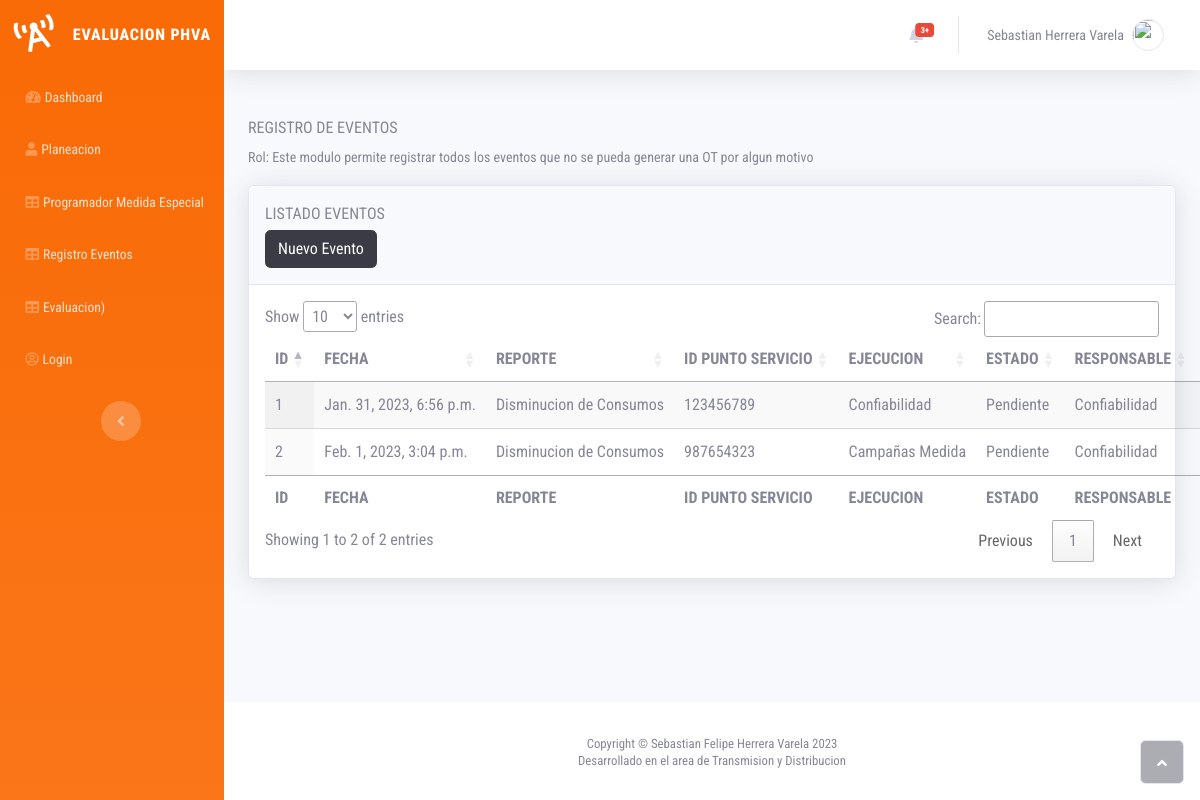
/eventos, run on the app's committed database.
### planeacion/models.py (models this page shows, shortened)
class Backlog(models.Model):
    fecha = models.DateTimeField(auto_now_add=True)
    fuente = models.CharField(("Quien reporta"), max_length=50)
    reporte = models.CharField(("Que reporta"), max_length=250)
    id_punto_servicio = models.CharField(("ID Punto Servicio"), max_length=15)
    ejecucion = models.CharField(("Quien ejecuta la actividad"), max_length=200)
    estado = models.CharField(("Estado Alerta"), max_length=50)
    responsable = models.CharField(("Quien Resuelve"), max_length=200)
    class Meta:
        verbose_name = 'Backlog'
        verbose_name_plural = 'Backlog'

### planeacion/views.py (the view)
# urls.py: path("eventos", views.list_backlog, name="list_backlog"),
def list_backlog(request):
    data = Backlog.objects.all()
    return render(request, "eventos/listar_eventos.html", {"data": data})

### planeacion/templates/eventos/listar_eventos.html (shortened to what this page needs)
{% extends 'base.html' %} {% block title %} Eventos | Evaluacion {% endblock %}
{% block content %}
<div class="container-fluid mt-5">
  <h6 class="text-dark text-gray-600 text-uppercase">Registro de Eventos</h6>
  <small class="form-text1">
    Rol: Este modulo permite registrar todos los eventos que no se pueda generar
    una OT por algun motivo
  </small>
  <div class="card shadow mt-3">
    <div class="card-header py-3">
      <p class="text-primary m-0 text-gray-600 text-uppercase">
        Listado Eventos
      </p>
      <div class="input-group mt-1">
        <a class="btn btn-dark" href="{% url "planeacion:registrar_eventos" %}">
          Nuevo Evento
        </a>
      </div>
    </div>
    <div class="card-body">
      <div class="row">
        <table
          id="sebastian"
          class="display responsive nowrap"
          style="width: 100%"
        >
          <thead>
            <tr>
              <th class="text-uppercase">ID</th>
              <th class="text-uppercase">Fecha</th>
              <th class="text-uppercase">Reporte</th>
              <th class="text-uppercase">ID Punto Servicio</th>
              <th class="text-uppercase">Ejecucion</th>
              <th class="text-uppercase">Estado</th>
              <th class="text-uppercase">Responsable</th>
              <th class="text-uppercase">Acciones</th>
            </tr>
          </thead>
          <tbody>
            {% for info in data %}
            <tr>
              <td class = "text-capitalcase">{{ info.id }}</td>
              <td class = "text-capitalcase">{{ info.fecha }}</td>
              <td class = "text-capitalcase">{{ info.reporte }}</td>
              <td class = "text-capitalcase">{{ info.id_punto_servicio }}</td>
              <td class = "text-capitalcase">{{ info.ejecucion }}</td>
              <td class = "text-capitalcase">{{ info.estado}}</td>
              <td class = "text-capitalcase">{{ info.responsable }}</td>
              <td>
              </td>
            </tr>
            {% endfor %}
          </tbody>
          <tfoot>
            <tr>
              <th class="text-uppercase">ID</th>
              <th class="text-uppercase">Fecha</th>
              <th class="text-uppercase">Reporte</th>
              <th class="text-uppercase">ID Punto Servicio</th>
              <th class="text-uppercase">Ejecucion</th>
              <th class="text-uppercase">Estado</th>
              <th class="text-uppercase">Responsable</th>
              <th class="text-uppercase">Acciones</th>
            </tr>
          </tfoot>
        </table>
      </div>
    </div>
  </div>
</div>
{% endblock %}

### static/assets/css/Styles.css (style rules this page uses)
body { font-family: 'Roboto Condensed', sans-serif; }

### data on the page
Backlog: id "1", fecha "Jan. 31, 2023, 6:56 p.m.", reporte "Disminucion de Consumos", id_punto_servicio "123456789", ejecucion "Confiabilidad", estado "Pendiente", responsable "Confiabilidad"
Backlog: id "2", fecha "Feb. 1, 2023, 3:04 p.m.", reporte "Disminucion de Consumos", id_punto_servicio "987654323", ejecucion "Campañas Medida", estado "Pendiente", responsable "Confiabilidad"
